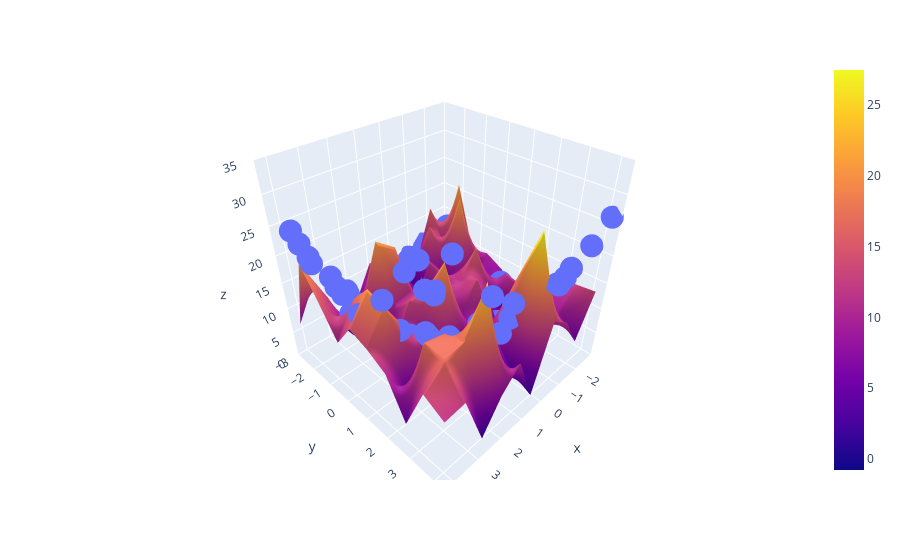

Notebook code for this chart:
### Code cell
fig = px.scatter_3d(df, x=x.ravel(), y=y.ravel(), z=z.ravel())
fig.add_trace(go.Surface(x=x_input, y=y_input, z=z_final))
fig.update_layout(scene=dict(zaxis=dict(range=[0, 35])))
fig.show()
